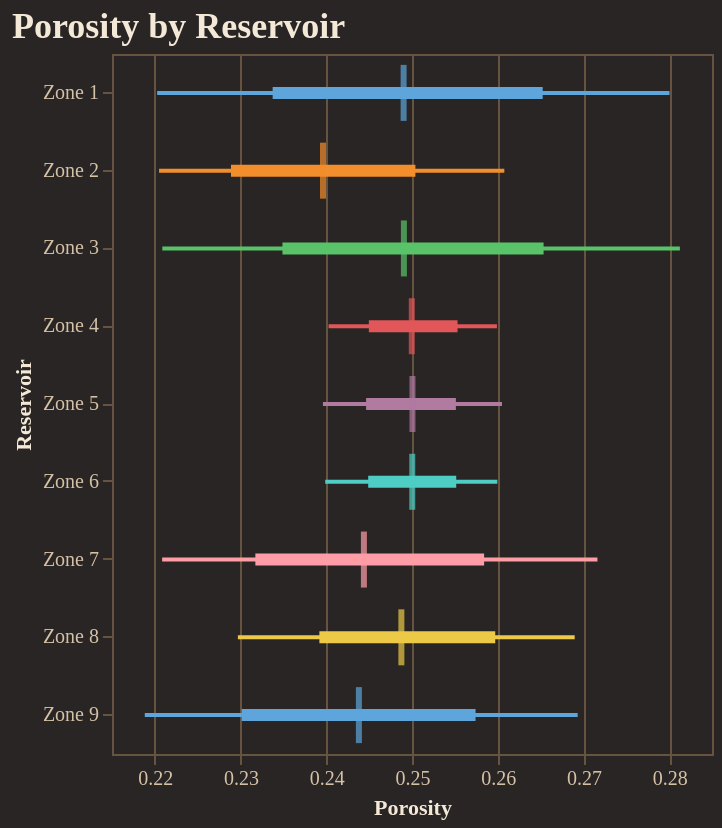

Notebook code cell kept with this figure:
### Code cell
fig = reporter.plotter.forest_plot(
    "Porosity", 
    backend=PLOTTING_BACKEND
)
fig.show()

### Figure 1 — Vega-Lite specification as saved in the notebook (floating-point values rounded to 4 significant figures)
{"config": {"background": "#292524", "view": {"fill": "#292524", "stroke": "#665340"}, "title": {"color": "#f4e9d7", "font": "Merriweather", "fontSize": 18, "fontWeight": 600, "subtitleColor": "#d5c2a6", "anchor": "start"}, "axis": {"domainColor": "#665340", "gridColor": "#665340", "tickColor": "#665340", "labelColor": "#d5c2a6", "titleColor": "#f4e9d7", "labelFont": "Merriweather", "titleFont": "Merriweather"}, "legend": {"titleColor": "#f4e9d7", "labelColor": "#d5c2a6", "labelFont": "Merriweather", "titleFont": "Merriweather", "orient": "top-right", "symbolType": "circle"}, "header": {"labelColor": "#d5c2a6", "titleColor": "#f4e9d7", "labelFont": "Merriweather", "titleFont": "Merriweather"}, "mark": {"color": "#c78d3b"}, "line": {"color": "#c78d3b"}, "bar": {"color": "#c78d3b"}, "point": {"color": "#ddb06d"}, "area": {"color": "#c78d3b", "opacity": 0.35}, "text": {"color": "#f4e9d7", "font": "Merriweather"}, "range": {"category": ["#5DA5DA", "#F28E2B", "#59C36A", "#E15759", "#B07AA1", "#4ECDC4", "#FF9DA7", "#EDC948"]}}, "layer": [{"mark": {"type": "rule", "strokeWidth": 2}, "encoding": {"color": {"field": "group", "legend": null, "type": "nominal"}, "x": {"field": "p10", "scale": {"zero": false}, "title": "Porosity", "type": "quantitative"}, "x2": {"field": "p90"}, "y": {"field": "group", "sort": ["Zone 1", "Zone 2", "Zone 3", "Zone 4", "Zone 5", "Zone 6", "Zone 7", "Zone 8", "Zone 9"], "title": "Reservoir", "type": "nominal"}}}, {"mark": {"type": "rule", "strokeWidth": 6}, "encoding": {"color": {"field": "group", "legend": null, "type": "nominal"}, "x": {"field": "p25", "scale": {"zero": false}, "title": "Porosity", "type": "quantitative"}, "x2": {"field": "p75"}, "y": {"field": "group", "sort": ["Zone 1", "Zone 2", "Zone 3", "Zone 4", "Zone 5", "Zone 6", "Zone 7", "Zone 8", "Zone 9"], "title": "Reservoir", "type": "nominal"}}}, {"mark": {"type": "tick", "color": "black", "size": 28, "thickness": 3}, "encoding": {"color": {"field": "group", "legend": null, "type": "nominal"}, "tooltip": [{"field": "group", "title": "Group", "type": "nominal"}, {"field": "p10", "title": "P10", "type": "quantitative"}, {"field": "p25", "title": "P25", "type": "quantitative"}, {"field": "median", "title": "Median", "type": "quantitative"}, {"field": "p75", "title": "P75", "type": "quantitative"}, {"field": "p90", "title": "P90", "type": "quantitative"}], "x": {"field": "median", "scale": {"zero": false}, "title": "Porosity", "type": "quantitative"}, "y": {"field": "group", "sort": ["Zone 1", "Zone 2", "Zone 3", "Zone 4", "Zone 5", "Zone 6", "Zone 7", "Zone 8", "Zone 9"], "title": "Reservoir", "type": "nominal"}}}], "data": {"name": "data-66702c6a7b1490b11bdcfdfeb8b623de"}, "height": 350, "title": "Porosity by Reservoir", "width": "container", "$schema": "https://vega.github.io/schema/vega-lite/v5.20.1.json", "datasets": {"data-66702c6a7b1490b11bdcfdfeb8b623de": [{"group": "Zone 1", "p10": 0.2203, "p25": 0.2337, "median": 0.249, "p75": 0.2652, "p90": 0.28}, {"group": "Zone 2", "p10": 0.2205, "p25": 0.2289, "median": 0.2396, "p75": 0.2504, "p90": 0.2608}, {"group": "Zone 3", "p10": 0.2209, "p25": 0.2349, "median": 0.2491, "p75": 0.2654, "p90": 0.2813}, {"group": "Zone 4", "p10": 0.2403, "p25": 0.245, "median": 0.25, "p75": 0.2553, "p90": 0.2599}, {"group": "Zone 5", "p10": 0.2396, "p25": 0.2446, "median": 0.2501, "p75": 0.2551, "p90": 0.2605}, {"group": "Zone 6", "p10": 0.2399, "p25": 0.2449, "median": 0.25, "p75": 0.2552, "p90": 0.26}, {"group": "Zone 7", "p10": 0.2209, "p25": 0.2317, "median": 0.2444, "p75": 0.2584, "p90": 0.2716}, {"group": "Zone 8", "p10": 0.2297, "p25": 0.2392, "median": 0.2488, "p75": 0.2597, "p90": 0.269}, {"group": "Zone 9", "p10": 0.2188, "p25": 0.2301, "median": 0.2438, "p75": 0.2574, "p90": 0.2693}]}}
